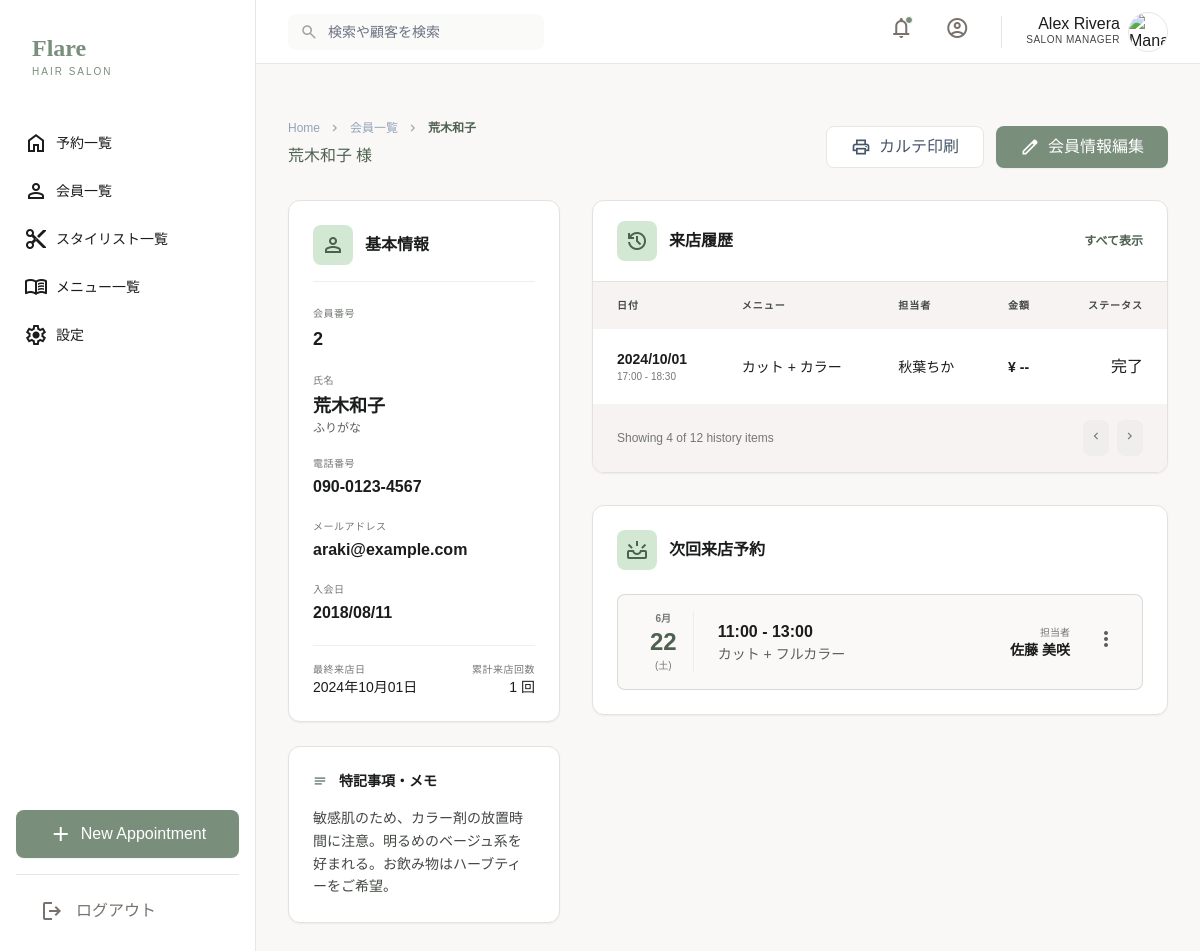
/customers/2, run on the app's committed database.
### app/models.py (models this page shows)
class Customers(db.Model):
    __tablename__ = 'customers'
    customer_id = db.Column(
        db.Integer,
        nullable=False,
        primary_key=True,
        autoincrement=True # 自動採番一応明示
    )
    reservations = db.relationship(
        'Reservations',
        back_populates='customer',
        cascade='all, delete-orphan'
    )
    full_name = db.Column(db.String(30), nullable=False)
    phone_number = db.Column(db.String(15), nullable=True)
    email = db.Column(db.String(40), nullable=True)
    first_visit_date = db.Column(db.DateTime, nullable=True)

class Reservations(db.Model):
    __tablename__ = 'reservations'
    reservation_id = db.Column(
        db.Integer,
        primary_key=True,
        autoincrement=True, # 自動採番一応明示
        nullable=False
    )
    reservation_menus = db.relationship(
        'ReservationMenus',
        back_populates='reservation',
        cascade='all, delete-orphan'
    )
    menus = db.relationship(
        'Menus',
        secondary='reservation_menus',
        back_populates='reservations'
    )
    customer_id = db.Column(
        db.Integer,
        db.ForeignKey('customers.customer_id'),
        nullable=False,
    )
    customer = db.relationship('Customers', back_populates='reservations')
    reserved_at = db.Column(
        db.DateTime,
        nullable=False,
        default=lambda: datetime.now(ZoneInfo('Asia/Tokyo'))
    )
    reservation_date = db.Column(db.Date, nullable=False)
    start_time = db.Column(db.Time, nullable=False)
    end_time = db.Column(db.Time, nullable=False)
    stylist_id = db.Column(
        db.String(10),
        db.ForeignKey('stylists.stylist_id'),
        nullable=False
    )
    stylist = db.relationship('Stylists', back_populates='reservations')
    is_cancelled = db.Column(db.Boolean, default=False)
    notes = db.Column(db.String(100), default="特になし")
    __table_args__ = (
        db.UniqueConstraint(
            'stylist_id',
            'reservation_date',
            'start_time',
            name='unique_reservation'
        ),
    )

class Menus(db.Model):
    __tablename__ = 'menus'
    menu_id = db.Column(db.String(5), primary_key=True, nullable=False)
    reservation_menus = db.relationship('ReservationMenus', back_populates='menu')
    reservations = db.relationship(
        'Reservations',
        secondary='reservation_menus',
        back_populates='menus'
    )
    menu_name = db.Column(db.String(30), nullable=False)
    duration_minutes = db.Column(db.Integer, nullable=False)

class Stylists(db.Model):
    __tablename__ = 'stylists'
    stylist_id = db.Column(db.String(10), primary_key=True, nullable=False)
    stylist_name = db.Column(db.String(30), nullable=False)
    hire_date = db.Column(db.Date, nullable=False)
    rank_id = db.Column(
        db.String(1),
        db.ForeignKey('ranks.rank_id'),
        nullable=True
    )
    rank = db.relationship('Ranks', back_populates='stylists')
    reservations = db.relationship('Reservations', back_populates='stylist')
    image_path = db.Column(db.String(255), nullable=True)

### app/customers/routes.py (the view)
@customers_bp.route('/customers/<int:customer_id>', methods=['GET'])
def customers_detail(customer_id):
    customer = Customers.query.get_or_404(customer_id)
    reservations = Reservations.query.filter_by(
        customer_id = customer_id
    ).all()
    last_reservation = (
        Reservations.query
        .filter_by(customer_id=customer_id)
        .order_by(Reservations.reservation_date.desc())
        .first()
    )
    return render_template(
        'customers/detail.html',
        customer=customer,
        reservations=reservations,
        last_visit=last_reservation,
        total_visits=len(reservations), # 来店回数のため
        page_title=f"{customer.full_name} 様",
        breadcrumb_items=[
            {"label": "会員一覧", "url": url_for("customers.customers_index")},
            {"label": customer.full_name}
        ]
    )

### app/filters.py (called while the page is built)
def date_jp(value):
    if not value:
        return '-'
    return value.strftime('%Y/%m/%d')

def phone(value):
    if not value:
        return '-'
    value = value.replace('-', '')
    if len(value) == 11:
        return f"{value[:3]}-{value[3:7]}-{value[7:]}"
    elif len(value) == 10:
        return f"{value[:2]}-{value[2:6]}-{value[6:]}"
    return value

### app/templates/customers/detail.html (shortened to what this page needs)
{% extends "layout/app_shell.html" %}
{% from "components/content_header.html" import render as header %}
{% block content %}
{% call header(page_title=customer.full_name ~ " 様", breadcrumb_items=breadcrumb_items) %}
<button
    class="px-6 py-2 border border-[#E8E6E1] rounded-lg bg-white text-slate-600 font-button hover:bg-slate-50 transition-colors flex items-center gap-2">
    <span class="material-symbols-outlined text-[20px]">print</span>
    カルテ印刷
</button>
<a href="{{ url_for('customers.customers_edit', customer_id=customer.customer_id) }}"
    class="px-6 py-2 bg-[#7A8E7C] text-white rounded-lg font-button hover:opacity-90 transition-opacity flex items-center gap-2 shadow-sm">
    <span class="material-symbols-outlined text-[20px]">edit</span>
    会員情報編集
</a>
{% endcall %}
<div class="grid grid-cols-12 gap-8 items-start">
    <div class="col-span-12 lg:col-span-4 space-y-6">
        <section class="bg-surface-container-lowest border border-[#e4e2e1] rounded-xl p-6 shadow-sm">
            <div class="flex items-center gap-3 mb-6 pb-4 border-b border-surface-container">
                <span class="material-symbols-outlined text-primary p-2 bg-primary-fixed rounded-lg"
                    data-icon="person">person</span>
                <h3 class="font-bold text-on-surface">基本情報</h3>
            </div>
            <div class="space-y-5">
                <div>
                    <label class="text-[10px] uppercase tracking-wider text-outline block mb-1">会員番号</label>
                    <p class="text-on-surface font-semibold text-lg font-body">{{ customer.customer_id }}</p>
                </div>
                <div>
                    <label class="text-[10px] uppercase tracking-wider text-outline block mb-1">氏名</label>
                    <p class="text-on-surface font-semibold text-lg font-body">{{ customer.full_name }}</p>
                    <p class="text-xs text-secondary">ふりがな</p>
                </div>
                <div>
                    <label class="text-[10px] uppercase tracking-wider text-outline block mb-1">電話番号</label>
                    <p class="text-on-surface font-semibold font-body">{{ customer.phone_number | phone }}</p>
                </div>
                <div>
                    <label class="text-[10px] uppercase tracking-wider text-outline block mb-1">メールアドレス</label>
                    <p class="text-on-surface font-semibold font-body">{{ customer.email }}</p>
                </div>
                <div>
                    <label class="text-[10px] uppercase tracking-wider text-outline block mb-1">入会日</label>
                    <p class="text-on-surface font-semibold font-body">{{ customer.first_visit_date | date_jp }}</p>
                </div>
                <div class="pt-4 mt-4 border-t border-surface-container flex items-center justify-between">
                    <div>
                        <label class="text-[10px] uppercase tracking-wider text-outline block">最終来店日</label>
                        <p class="text-on-surface text-sm">{{ last_visit.reservation_date.strftime('%Y年%m月%d日') if
                            last_visit else '-' }}</p>
                    </div>
                    <div class="text-right">
                        <label class="text-[10px] uppercase tracking-wider text-outline block">累計来店回数</label>
                        <p class="text-on-surface text-sm">
                            {{ reservations | length }} 回
                        </p>
                    </div>
                </div>
            </div>
        </section>
        <section class="bg-surface-container-lowest border border-[#e4e2e1] rounded-xl p-6 shadow-sm">
            <div class="flex items-center gap-3 mb-4">
                <span class="material-symbols-outlined text-primary text-sm" data-icon="notes">notes</span>
                <h3 class="font-bold text-on-surface text-sm">特記事項・メモ</h3>
            </div>
            <p class="text-sm text-on-surface-variant leading-relaxed">
                敏感肌のため、カラー剤の放置時間に注意。明るめのベージュ系を好まれる。お飲み物はハーブティーをご希望。
            </p>
        </section>
    </div>
    <div class="col-span-12 lg:col-span-8">
        <section class="bg-surface-container-lowest border border-[#e4e2e1] rounded-xl overflow-hidden shadow-sm">
            <div class="px-6 py-5 border-b border-[#e4e2e1] flex justify-between items-center">
                <div class="flex items-center gap-3">
                    <span class="material-symbols-outlined text-primary p-2 bg-primary-fixed rounded-lg"
                        data-icon="history">history</span>
                    <h3 class="font-bold text-on-surface">来店履歴</h3>
                </div>
                <button class="text-primary text-xs font-semibold hover:underline">すべて表示</button>
            </div>
            <div class="overflow-x-auto">
                <table class="w-full text-left border-collapse">
                    <thead
                        class="bg-surface-container-low text-on-surface-variant text-[10px] uppercase tracking-widest font-semibold">
                        <tr>
                            <th class="px-6 py-4">日付</th>
                            <th class="px-6 py-4">メニュー</th>
                            <th class="px-6 py-4">担当者</th>
                            <th class="px-6 py-4">金額</th>
                            <th class="px-6 py-4 text-right">ステータス</th>
                        </tr>
                    </thead>
                    <tbody class="divide-y divide-surface-container">
                        {% for r in reservations %}
                        <tr class="hover:bg-surface-container-low transition-colors group">
                            <td class="px-6 py-5">
                                <p class="text-sm font-semibold text-on-surface">
                                    {{ r.reservation_date | date_jp }}
                                </p>
                                <p class="text-[10px] text-outline">
                                    {{ r.start_time.strftime('%H:%M') }} - {{ r.end_time.strftime('%H:%M') }}
                                </p>
                            </td>
                            <td class="px-6 py-5">
                                <p class="text-sm text-on-surface">
                                    {% for m in r.menus %}
                                    {{ m.menu_name }}{% if not loop.last %} + {% endif %}
                                    {% endfor %}
                                </p>
                            </td>
                            <td class="px-6 py-5">
                                <span class="text-sm text-on-surface">
                                    {{ r.stylist.stylist_name }}
                                </span>
                            </td>
                            <td class="px-6 py-5 text-sm font-bold">
                                ¥ --
                            </td>
                            <td class="px-6 py-5 text-right">
                                {% if r.is_cancelled %}
                                キャンセル
                                {% else %}
                                完了
                                {% endif %}
                            </td>
                        </tr>
                        {% endfor %}
                    </tbody>
                </table>
            </div>
            <div class="px-6 py-4 bg-surface-container-low flex items-center justify-between">
                <p class="text-xs text-outline">Showing 4 of 12 history items</p>
                <div class="flex gap-2">
                    <button
                        class="p-1.5 rounded bg-surface-container hover:bg-surface-container-high transition-colors text-outline">
                        <span class="material-symbols-outlined text-sm" data-icon="chevron_left">chevron_left</span>
                    </button>
                    <button
                        class="p-1.5 rounded bg-surface-container hover:bg-surface-container-high transition-colors text-outline">
                        <span class="material-symbols-outlined text-sm" data-icon="chevron_right">chevron_right</span>
                    </button>
                </div>
            </div>
        </section>
        <section class="mt-8 bg-surface-container-lowest border border-[#e4e2e1] rounded-xl p-6 shadow-sm">
            <div class="flex items-center gap-3 mb-6">
                <span class="material-symbols-outlined text-primary p-2 bg-primary-fixed rounded-lg"
                    data-icon="upcoming">upcoming</span>
                <h3 class="font-bold text-on-surface">次回来店予約</h3>
            </div>
            <div class="flex items-center justify-between p-4 bg-[#fbf9f8] border border-primary/20 rounded-lg">
                <div class="flex items-center gap-6">
                    <div class="text-center px-4 border-r border-surface-container">
                        <p class="text-[10px] text-outline font-semibold uppercase">6月</p>
                        <p class="text-2xl font-bold text-primary">22</p>
                        <p class="text-[10px] text-outline">(土)</p>
                    </div>
                    <div>
                        <p class="font-bold text-on-surface">11:00 - 13:00</p>
                        <p class="text-sm text-secondary">カット + フルカラー</p>
                    </div>
                </div>
                <div class="flex items-center gap-4">
                    <div class="text-right">
                        <p class="text-[10px] text-outline">担当者</p>
                        <p class="text-sm font-semibold">佐藤 美咲</p>
                    </div>
                    <button class="text-secondary hover:text-primary p-2">
                        <span class="material-symbols-outlined" data-icon="more_vert">more_vert</span>
                    </button>
                </div>
            </div>
        </section>
    </div>
</div>
{% endblock %}

### app/templates/components/breadcrumb.html
{% macro render(items) %}
<nav class="flex items-center gap-2 text-slate-400 text-xs mb-2">
    <a href="{{ url_for('dashboard.index') }}" class="hover:text-primary cursor-pointer">Home</a>
    {% for item in items %}
    <span class="material-symbols-outlined text-[14px]">chevron_right</span>
    {% if item.url %}
    <a href="{{ item.url }}" class="hover:text-primary">
        {{ item.label }}
    </a>
    {% else %}
    <span class="text-primary font-bold">{{ item.label }}</span>
    {% endif %}
    {% endfor %}
</nav>
{% endmacro %}

### app/templates/layout/base.html (style rules this page uses)
.material-symbols-outlined { font-variation-settings: 'FILL' 0, 'wght' 400, 'GRAD' 0, 'opsz' 24; }

### data on the page
Customers: label "荒木和子", customer_id "2", full_name "荒木和子", phone_number "090-0123-4567", email "araki@example.com", first_visit_date "2018/08/11"
Reservations: reservation_date "2024年10月01日", reservation_date "2024/10/01", start_time "17:00", end_time "18:30", stylist.stylist_name "秋葉ちか", is_cancelled "完了"
Menus: menu_name "カット"
Menus: menu_name "カラー"

### other printed values
{{ item.label }} "会員一覧"
{{ page_title }} "荒木和子 様"
{{ reservations | length }} "1"
